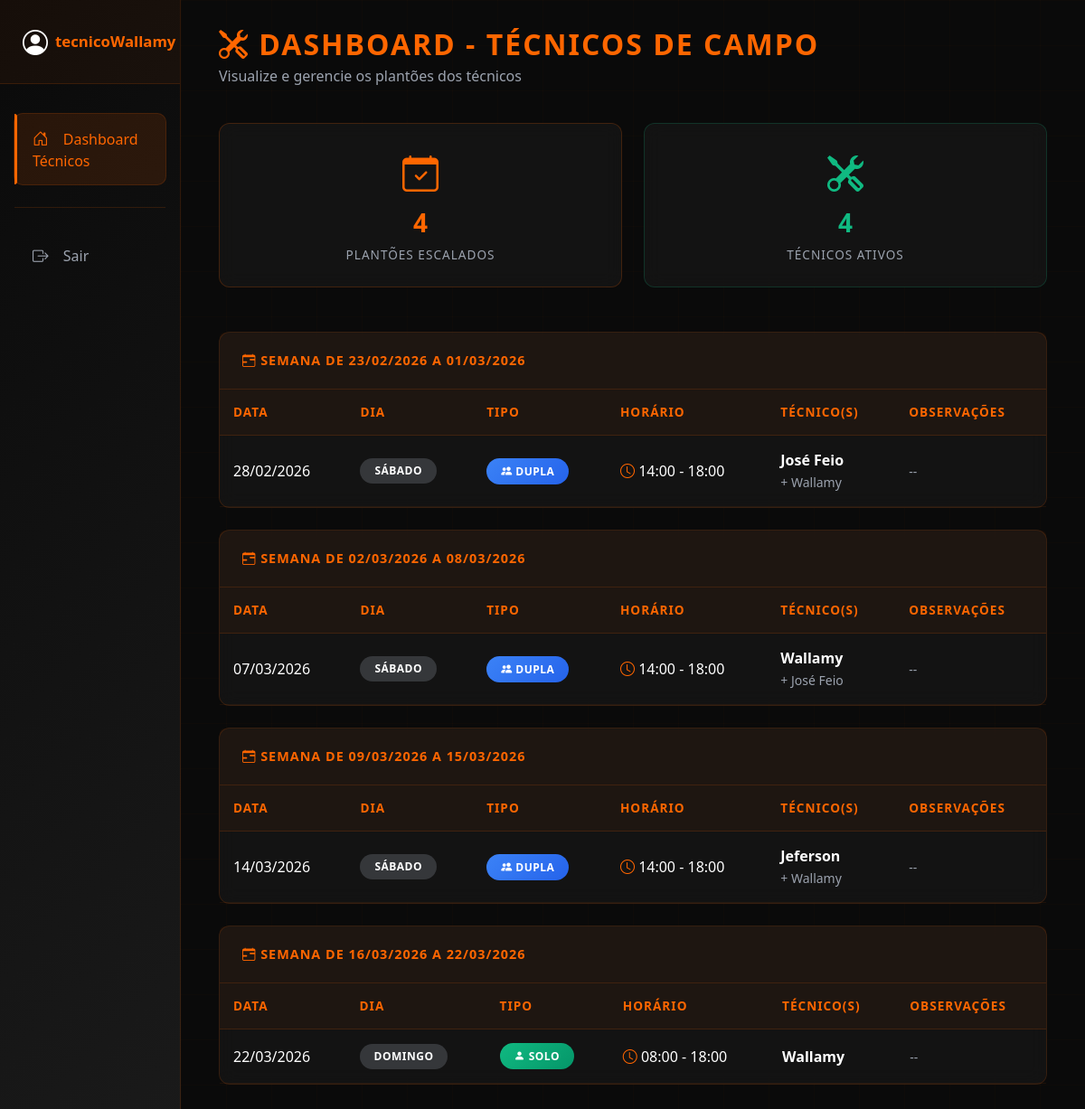
Page /plantao/tecnicos/ (signed in) on the committed database.
### apps/plantao/models.py (models this page shows, shortened)
class PlantaoTecnico(models.Model):
    TIPO_CHOICES = [
        ('SABADO_DUPLA', 'Sábado - Dupla (14:00-18:00)'),
        ('DOMINGO_SOLO', 'Domingo - Solo (Dia Todo)'),
        ('AVULSO_SOLO', 'Dia Avulso - Solo (Dia Todo)'),
    ]
    tecnico_principal = models.ForeignKey(
        TecnicoCampo,
        on_delete=models.CASCADE,
        related_name='plantoes_principal'
    )
    tecnico_dupla = models.ForeignKey(
        TecnicoCampo,
        on_delete=models.CASCADE,
        related_name='plantoes_dupla',
        null=True,
        blank=True,
        help_text="Apenas para plantões de sábado"
    )
    data = models.DateField()
    tipo = models.CharField(max_length=20, choices=TIPO_CHOICES)
    hora_inicio = models.TimeField()
    hora_fim = models.TimeField()
    observacoes = models.TextField(blank=True, null=True)
    criado_em = models.DateTimeField(auto_now_add=True)
    atualizado_em = models.DateTimeField(auto_now=True)
    class Meta:
        verbose_name = "Plantão Técnico"
        verbose_name_plural = "Plantões Técnicos"
        ordering = ['data', 'hora_inicio']
        unique_together = ['data', 'tipo']  # Não pode ter 2 plantões do mesmo tipo no mesmo dia
    @property
    def dia_semana(self):
        dias = ['Segunda', 'Terça', 'Quarta', 'Quinta', 'Sexta', 'Sábado', 'Domingo']
        return dias[self.data.weekday()]

class TecnicoCampo(models.Model):
    user = models.OneToOneField(
        User,
        on_delete=models.SET_NULL,
        null=True,
        blank=True,
        related_name='tecnico'
    )
    nome_completo = models.CharField(max_length=200)
    telefone = models.CharField(max_length=20, blank=True, null=True)
    email = models.EmailField(blank=True, null=True)
    ordem_fila = models.IntegerField(default=0, help_text="Ordem na rotação de plantões")
    ativo = models.BooleanField(default=True)
    criado_em = models.DateTimeField(auto_now_add=True)
    atualizado_em = models.DateTimeField(auto_now=True)
    class Meta:
        verbose_name = "Técnico de Campo"
        verbose_name_plural = "Técnicos de Campo"
        ordering = ['ordem_fila', 'nome_completo']

### apps/plantao/views.py (the view)
# urls.py: path('tecnicos/', views.dashboard_tecnicos, name='dashboard_tecnicos'),
@login_required
def dashboard_tecnicos(request):
    from .models import PlantaoTecnico, TecnicoCampo
    user_type = get_user_type(request.user)
    if user_type == 'colaborador':
        messages.warning(request, '⚠️ Você é um colaborador SAC.')
        return redirect('dashboard')
    plantoes = PlantaoTecnico.objects.select_related('tecnico_principal', 'tecnico_dupla').all()
    if user_type == 'tecnico':
        try:
            tecnico = TecnicoCampo.objects.get(user=request.user)
            plantoes = plantoes.filter(
                Q(tecnico_principal=tecnico) | Q(tecnico_dupla=tecnico)
            )
        except TecnicoCampo.DoesNotExist:
            plantoes = PlantaoTecnico.objects.none()
            messages.info(request, 'ℹ️ Você ainda não está vinculado a um técnico.')
    hoje = datetime.now().date()
    data_fim = hoje + timedelta(weeks=4)
    plantoes = plantoes.filter(data__gte=hoje, data__lte=data_fim)
    plantoes_agrupados = {}
    for plantao in plantoes:
        inicio_semana = plantao.data - timedelta(days=plantao.data.weekday())
        semana_key = inicio_semana.strftime('%Y-%m-%d')
        if semana_key not in plantoes_agrupados:
            plantoes_agrupados[semana_key] = {
                'inicio': inicio_semana,
                'fim': inicio_semana + timedelta(days=6),
                'plantoes': []
            }
        plantoes_agrupados[semana_key]['plantoes'].append(plantao)
    plantoes_agrupados = dict(sorted(plantoes_agrupados.items()))
    context = {
        'plantoes_agrupados': plantoes_agrupados,
        'total_plantoes': plantoes.count(),
        'tecnicos_count': TecnicoCampo.objects.filter(ativo=True).count(),
        'is_admin': is_admin(request.user),
        'is_tecnico': user_type == 'tecnico',
        'user_type': user_type,
    }
    return render(request, 'dashboard/tecnicos/home.html', context)

### apps/plantao/views.py (called while the page is built, shortened)
def get_user_type(user):
    if not user.is_authenticated:
        return None
    if user.groups.filter(name='Administrador').exists() or user.is_superuser:
        return 'admin'
    try:
        from .models import TecnicoCampo
        if hasattr(user, 'tecnico') and user.tecnico is not None:
            return 'tecnico'
    except:
        pass

def is_admin(user):
    return user.groups.filter(name='Administrador').exists() or user.is_superuser

def get_user_colaborador(user):
    try:
        return Colaborador.objects.get(user=user)
    except Colaborador.DoesNotExist:
        return None

def notificacoes_processor(request):
    if request.user.is_authenticated:
        colaborador = get_user_colaborador(request.user)
        if colaborador:
            nao_lidas = Notificacao.objects.filter(
                colaborador=colaborador,
                lida=False
            ).count()
            return {'notificacoes_nao_lidas': nao_lidas}
    return {'notificacoes_nao_lidas': 0}

### templates/dashboard/tecnicos/home.html (shortened to what this page needs)
{% extends 'base.html' %}
{% block content %}
<div class="d-flex justify-content-between align-items-center mb-4">
    <div>
        <h2 class="mb-1" style="color: #ff6600; font-weight: 700; text-transform: uppercase; letter-spacing: 2px;">
            <i class="bi bi-tools"></i> Dashboard - Técnicos de Campo
        </h2>
        <p class="text-muted">Visualize e gerencie os plantões dos técnicos</p>
    </div>
</div>
<div class="row mb-4">
    <div class="col-md-6">
        <div class="card text-center" style="border: 1px solid rgba(255, 102, 0, 0.2); background: rgba(26, 26, 26, 0.6); backdrop-filter: blur(10px);">
            <div class="card-body">
                <i class="bi bi-calendar-check fs-1" style="color: #ff6600;"></i>
                <h3 class="mt-2" style="color: #ff6600; font-weight: 700;">{{ total_plantoes }}</h3>
                <p class="text-muted mb-0" style="text-transform: uppercase; letter-spacing: 1px; font-size: 0.85rem;">Plantões Escalados</p>
            </div>
        </div>
    </div>
    <div class="col-md-6">
        <div class="card text-center" style="border: 1px solid rgba(16, 185, 129, 0.2); background: rgba(26, 26, 26, 0.6); backdrop-filter: blur(10px);">
            <div class="card-body">
                <i class="bi bi-tools fs-1" style="color: #10b981;"></i>
                <h3 class="mt-2" style="color: #10b981; font-weight: 700;">{{ tecnicos_count }}</h3>
                <p class="text-muted mb-0" style="text-transform: uppercase; letter-spacing: 1px; font-size: 0.85rem;">Técnicos Ativos</p>
            </div>
        </div>
    </div>
</div>
{% if plantoes_agrupados %}
    {% for semana_key, semana_data in plantoes_agrupados.items %}
    <div class="card mb-4">
        <div class="card-header">
            <i class="bi bi-calendar-range"></i>
            Semana de {{ semana_data.inicio|date:"d/m/Y" }} a {{ semana_data.fim|date:"d/m/Y" }}
        </div>
        <div class="card-body p-0">
            <div class="table-responsive">
                <table class="table table-hover table-plantoes mb-0">
                    <thead>
                        <tr>
                            <th>Data</th>
                            <th>Dia</th>
                            <th>Tipo</th>
                            <th>Horário</th>
                            <th>Técnico(s)</th>
                            <th>Observações</th>
                        </tr>
                    </thead>
                    <tbody style="background: transparent;">
                        {% for plantao in semana_data.plantoes %}
                        <tr>
                            <td>{{ plantao.data|date:"d/m/Y" }}</td>
                            <td>
                                <span class="badge bg-secondary">
                                    {{ plantao.dia_semana }}
                                </span>
                            </td>
                            <td>
                                {% if plantao.tipo == 'SABADO_DUPLA' %}
                                <span class="badge" style="background: linear-gradient(135deg, #3b82f6, #2563eb) !important;">
                                    <i class="bi bi-people-fill"></i> Dupla
                                </span>
                                {% elif plantao.tipo == 'DOMINGO_SOLO' %}
                                <span class="badge" style="background: linear-gradient(135deg, #10b981, #059669) !important;">
                                    <i class="bi bi-person-fill"></i> Solo
                                </span>
                                {% else %}
                                <span class="badge" style="background: linear-gradient(135deg, #fb923c, #f97316) !important;">
                                    <i class="bi bi-star-fill"></i> Avulso
                                </span>
                                {% endif %}
                            </td>
                            <td>
                                <i class="bi bi-clock" style="color: #ff6600;"></i>
                                {{ plantao.hora_inicio|time:"H:i" }} - {{ plantao.hora_fim|time:"H:i" }}
                            </td>
                            <td>
                                <strong>{{ plantao.tecnico_principal.nome_completo }}</strong>
                                {% if plantao.tecnico_dupla %}
                                <br><small class="text-muted">+ {{ plantao.tecnico_dupla.nome_completo }}</small>
                                {% endif %}
                            </td>
                            <td>
                                {% if plantao.observacoes %}
                                    <small class="text-muted">{{ plantao.observacoes|truncatewords:10 }}</small>
                                {% else %}
                                    <small class="text-muted">--</small>
                                {% endif %}
                            </td>
                        </tr>
                        {% endfor %}
                    </tbody>
                </table>
            </div>
        </div>
    </div>
    {% endfor %}
{% endif %}
{% endblock %}

### templates/base.html (shortened to what this page needs)
<!DOCTYPE html>
<html lang="pt-BR">
<head>
    <link href="https://cdn.jsdelivr.net/npm/bootstrap@5.3.0/dist/css/bootstrap.min.css" rel="stylesheet">
    <link rel="stylesheet" href="https://cdn.jsdelivr.net/npm/bootstrap-icons@1.10.0/font/bootstrap-icons.css">
</head>
<body>
    <div class="container-fluid">
        <div class="row">
            <div class="col-md-2 px-0 sidebar">
<div class="user-info">
                    <div class="d-flex align-items-center">
                        <i class="bi bi-person-circle fs-3 me-2"></i>
                        <div>
                            <div class="fw-bold">{{ user.get_full_name|default:user.username }}</div>
                        </div>
                    </div>
                </div>
                <nav class="nav flex-column mt-4">
                    {% if 'tecnicos' in request.path %}
                        <a class="nav-link {% if request.resolver_match.url_name == 'dashboard_tecnicos' %}active{% endif %}"
                           href="{% url 'dashboard_tecnicos' %}">
                            <i class="bi bi-house-door"></i> Dashboard Técnicos
                        </a>
                    {% endif %}
                    <hr class="text-white-50 mx-3">
                    <a class="nav-link" href="{% url 'logout' %}">
                        <i class="bi bi-box-arrow-right"></i> Sair
                    </a>
                </nav>
            </div>
            <div class="col-md-10">
                <div class="content-wrapper">
                    {% block content %}{% endblock %}
                </div>
            </div>
        </div>
    </div>
</body>
</html>

### templates/base.html (style rules this page uses)
:root { --primary-orange: #ff6600; --dark-orange: #ff8c00; --bg-dark: #0a0a0a; --bg-card: rgba(26, 26, 26, 0.6); --text-light: #ffffff; --text-gray: #9ca3af; --border-subtle: rgba(255, 102, 0, 0.15); }
* { scrollbar-width: thin; scrollbar-color: var(--primary-orange) var(--bg-dark); }
body { min-height: 100vh; background-color: var(--bg-dark); color: var(--text-light); position: relative; overflow-x: hidden; }
body::before { content: ''; position: fixed; inset: 0; background-image: linear-gradient(rgba(255, 102, 0, 0.02) 1px, transparent 1px), linear-gradient(90deg, rgba(255, 102, 0, 0.02) 1px, transparent 1px); background-size: 50px 50px; animation: gridMove 20s linear infinite; pointer-events: none; z-index: 0; }
.sidebar { min-height: 100vh; background: linear-gradient(135deg, #0a0a0a 0%, #1a1a1a 100%); border-right: 1px solid var(--border-subtle); position: relative; z-index: 10; }
.sidebar .nav-link { color: var(--text-gray); padding: 14px 20px; margin: 8px 15px; border-radius: 10px; border: 1px solid transparent; transition: all 0.3s ease; position: relative; }
.sidebar .nav-link::before { content: ''; position: absolute; left: 0; top: 0; height: 100%; width: 3px; background: var(--primary-orange); transform: scaleY(0); transition: transform 0.3s ease; border-radius: 0 3px 3px 0; }
.sidebar .nav-link.active { background: rgba(255, 102, 0, 0.12); border-color: var(--border-subtle); color: var(--primary-orange); }
.sidebar .nav-link.active::before { transform: scaleY(1); }
.sidebar .nav-link i { margin-right: 12px; width: 20px; text-align: center; font-size: 1.1rem; }
.content-wrapper { padding: 30px; position: relative; z-index: 1; }
.card { background: var(--bg-card); backdrop-filter: blur(10px); border: 1px solid var(--border-subtle); border-radius: 12px; margin-bottom: 25px; transition: all 0.3s ease; }
.card-header { background: rgba(255, 102, 0, 0.05); border-bottom: 1px solid var(--border-subtle); padding: 20px 25px; font-weight: 600; color: var(--primary-orange); border-radius: 11px 11px 0 0; text-transform: uppercase; letter-spacing: 1px; font-size: 0.9rem; }
.card-body { padding: 25px; color: var(--text-light); }
.table { color: var(--text-light); background: transparent; }
.table-plantoes { margin: 0; background: transparent; }
.table-plantoes thead { background: rgba(255, 102, 0, 0.05); border-bottom: 1px solid var(--border-subtle); }
.table-plantoes thead th { color: var(--primary-orange); font-weight: 700; text-transform: uppercase; letter-spacing: 1px; font-size: 0.85rem; padding: 15px; border: none; background: transparent; }
.table-plantoes tbody { background: transparent !important; }
.table-plantoes tbody tr { border-bottom: 1px solid rgba(255, 102, 0, 0.08); transition: all 0.3s ease; background: transparent; }
.table-plantoes tbody td { padding: 15px; vertical-align: middle; border: none; background: transparent; color: var(--text-light); }
.table-plantoes tbody td strong { color: var(--text-light); font-weight: 600; }
.badge { padding: 8px 16px; border-radius: 20px; font-weight: 600; text-transform: uppercase; letter-spacing: 0.5px; font-size: 0.75rem; }
.badge.bg-secondary { background: rgba(156, 163, 175, 0.25) !important; color: var(--text-light); }
.user-info { padding: 25px; border-bottom: 1px solid var(--border-subtle); background: rgba(255, 102, 0, 0.05); }
.user-info .fw-bold { color: var(--primary-orange); font-size: 1.05rem; }
.text-muted { color: var(--text-gray) !important; }
h1, h2, h3, h4, h5, h6 { color: var(--text-light); }
hr { border-color: var(--border-subtle); opacity: 1; }

### rows in the picture
PlantaoTecnico: data "28/02/2026", dia_semana "SÁBADO", tipo "SABADO_DUPLA" (drawn), hora_inicio "14:00", hora_fim "18:00", tecnico_principal.nome_completo "José Feio", tecnico_dupla.nome_completo "Wallamy"
PlantaoTecnico: data "07/03/2026", dia_semana "SÁBADO", tipo "SABADO_DUPLA" (drawn), hora_inicio "14:00", hora_fim "18:00", tecnico_principal.nome_completo "Wallamy", tecnico_dupla.nome_completo "José Feio"
PlantaoTecnico: data "14/03/2026", dia_semana "SÁBADO", tipo "SABADO_DUPLA" (drawn), hora_inicio "14:00", hora_fim "18:00", tecnico_principal.nome_completo "Jeferson", tecnico_dupla.nome_completo "Wallamy"
PlantaoTecnico: data "22/03/2026", dia_semana "DOMINGO", tipo "DOMINGO_SOLO" (drawn), hora_inicio "08:00", hora_fim "18:00", tecnico_principal.nome_completo "Wallamy"

### other values in the picture
{{ user.get_full_name|default:user.username }} "tecnicoWallamy"
{{ total_plantoes }} "4"
{{ tecnicos_count }} "4"
{{ semana_data.inicio|date:"d/m/Y" }} "23/02/2026" "02/03/2026" "09/03/2026" "16/03/2026"
{{ semana_data.fim|date:"d/m/Y" }} "01/03/2026" "08/03/2026" "15/03/2026" "22/03/2026"
